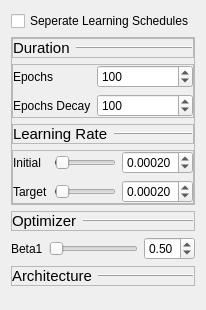
                         <widget class="QWidget" name="scrollAreaWidgetContents_6">
                          <property name="geometry">
                           <rect>
                            <x>0</x>
                            <y>0</y>
                            <width>191</width>
                            <height>310</height>
                           </rect>
                          </property>
                          <layout class="QVBoxLayout" name="verticalLayout_36">
                           <item>
                            <widget class="QCheckBox" name="separate_lr_schedules">
                             <property name="text">
                              <string>Seperate Learning Schedules</string>
                             </property>
                            </widget>
                           </item>
                           <item>
                            <widget class="QFrame" name="disc_schedule_box">
                             <property name="frameShape">
                              <enum>QFrame::StyledPanel</enum>
                             </property>
                             <property name="frameShadow">
                              <enum>QFrame::Raised</enum>
                             </property>
                             <layout class="QVBoxLayout" name="verticalLayout_38">
                              <property name="leftMargin">
                               <number>0</number>
                              </property>
                              <property name="topMargin">
                               <number>0</number>
                              </property>
                              <property name="rightMargin">
                               <number>0</number>
                              </property>
                              <property name="bottomMargin">
                               <number>0</number>
                              </property>
                              <item>
                               <widget class="QFrame" name="frame_42">
                                <property name="frameShape">
                                 <enum>QFrame::StyledPanel</enum>
                                </property>
                                <property name="frameShadow">
                                 <enum>QFrame::Raised</enum>
                                </property>
                                <layout class="QHBoxLayout" name="horizontalLayout_42">
                                 <property name="leftMargin">
                                  <number>0</number>
                                 </property>
                                 <property name="topMargin">
                                  <number>0</number>
                                 </property>
                                 <property name="rightMargin">
                                  <number>0</number>
                                 </property>
                                 <property name="bottomMargin">
                                  <number>0</number>
                                 </property>
                                 <item>
                                  <widget class="QLabel" name="label_61">
                                   <property name="sizePolicy">
                                    <sizepolicy hsizetype="Maximum" vsizetype="Preferred">
                                     <horstretch>0</horstretch>
                                     <verstretch>0</verstretch>
                                    </sizepolicy>
                                   </property>
                                   <property name="font">
                                    <font>
                                     <pointsize>11</pointsize>
                                    </font>
                                   </property>
                                   <property name="frameShape">
                                    <enum>QFrame::NoFrame</enum>
                                   </property>
                                   <property name="frameShadow">
                                    <enum>QFrame::Raised</enum>
                                   </property>
                                   <property name="text">
                                    <string>Duration</string>
                                   </property>
                                  </widget>
                                 </item>
                                 <item>
                                  <widget class="Line" name="line_15">
                                   <property name="frameShadow">
                                    <enum>QFrame::Raised</enum>
                                   </property>
                                   <property name="orientation">
                                    <enum>Qt::Horizontal</enum>
                                   </property>
                                  </widget>
                                 </item>
                                </layout>
                               </widget>
                              </item>
                              <item>
                               <widget class="QFrame" name="frame_23">
                                <property name="sizePolicy">
                                 <sizepolicy hsizetype="Preferred" vsizetype="Maximum">
                                  <horstretch>0</horstretch>
                                  <verstretch>0</verstretch>
                                 </sizepolicy>
                                </property>
                                <property name="frameShape">
                                 <enum>QFrame::StyledPanel</enum>
                                </property>
                                <property name="frameShadow">
                                 <enum>QFrame::Raised</enum>
                                </property>
                                <layout class="QFormLayout" name="formLayout_11">
                                 <property name="leftMargin">
                                  <number>0</number>
                                 </property>
                                 <property name="topMargin">
                                  <number>0</number>
                                 </property>
                                 <property name="rightMargin">
                                  <number>0</number>
                                 </property>
                                 <property name="bottomMargin">
                                  <number>0</number>
                                 </property>
                                 <item row="0" column="0">
                                  <widget class="QLabel" name="label_34">
                                   <property name="text">
                                    <string>Epochs</string>
                                   </property>
                                  </widget>
                                 </item>
                                 <item row="0" column="1">
                                  <widget class="QSpinBox" name="disc_epochs">
                                   <property name="minimum">
                                    <number>1</number>
                                   </property>
                                   <property name="maximum">
                                    <number>999999</number>
                                   </property>
                                   <property name="value">
                                    <number>100</number>
                                   </property>
                                  </widget>
                                 </item>
                                 <item row="1" column="0">
                                  <widget class="QLabel" name="label_35">
                                   <property name="text">
                                    <string>Epochs Decay</string>
                                   </property>
                                  </widget>
                                 </item>
                                 <item row="1" column="1">
                                  <widget class="QSpinBox" name="disc_epochs_decay">
                                   <property name="minimum">
                                    <number>1</number>
                                   </property>
                                   <property name="maximum">
                                    <number>999999</number>
                                   </property>
                                   <property name="value">
                                    <number>100</number>
                                   </property>
                                  </widget>
                                 </item>
                                </layout>
                               </widget>
                              </item>
                              <item>
                               <widget class="QFrame" name="frame_43">
                                <property name="frameShape">
                                 <enum>QFrame::StyledPanel</enum>
                                </property>
                                <property name="frameShadow">
                                 <enum>QFrame::Raised</enum>
                                </property>
                                <layout class="QHBoxLayout" name="horizontalLayout_43">
                                 <property name="leftMargin">
                                  <number>0</number>
                                 </property>
                                 <property name="topMargin">
                                  <number>0</number>
                                 </property>
                                 <property name="rightMargin">
                                  <number>0</number>
                                 </property>
                                 <property name="bottomMargin">
                                  <number>0</number>
                                 </property>
                                 <item>
                                  <widget class="QLabel" name="label_62">
                                   <property name="sizePolicy">
                                    <sizepolicy hsizetype="Maximum" vsizetype="Preferred">
                                     <horstretch>0</horstretch>
                                     <verstretch>0</verstretch>
                                    </sizepolicy>
                                   </property>
                                   <property name="font">
                                    <font>
                                     <pointsize>11</pointsize>
                                    </font>
                                   </property>
                                   <property name="frameShape">
                                    <enum>QFrame::NoFrame</enum>
                                   </property>
                                   <property name="frameShadow">
                                    <enum>QFrame::Raised</enum>
                                   </property>
                                   <property name="text">
                                    <string>Learning Rate</string>
                                   </property>
                                  </widget>
                                 </item>
                                 <item>
                                  <widget class="Line" name="line_16">
                                   <property name="frameShadow">
                                    <enum>QFrame::Raised</enum>
                                   </property>
                                   <property name="orientation">
                                    <enum>Qt::Horizontal</enum>
                                   </property>
                                  </widget>
                                 </item>
                                </layout>
                               </widget>
                              </item>
                              <item>
                               <widget class="QFrame" name="frame_46">
                                <property name="frameShape">
                                 <enum>QFrame::StyledPanel</enum>
                                </property>
                                <property name="frameShadow">
                                 <enum>QFrame::Raised</enum>
                                </property>
                                <layout class="QFormLayout" name="formLayout_10">
                                 <property name="leftMargin">
                                  <number>0</number>
                                 </property>
                                 <property name="topMargin">
                                  <number>0</number>
                                 </property>
                                 <property name="rightMargin">
                                  <number>0</number>
                                 </property>
                                 <property name="bottomMargin">
                                  <number>0</number>
                                 </property>
                                 <item row="0" column="0">
                                  <widget class="QLabel" name="label_12">
                                   <property name="text">
                                    <string>Initial</string>
                                   </property>
                                  </widget>
                                 </item>
                                 <item row="1" column="0">
                                  <widget class="QLabel" name="label_36">
                                   <property name="text">
                                    <string>Target</string>
                                   </property>
                                  </widget>
                                 </item>
                                 <item row="0" column="1">
                                  <layout class="QHBoxLayout" name="horizontalLayout_24">
                                   <item>
                                    <widget class="QSlider" name="disc_lr_initial_slider">
                                     <property name="maximum">
                                      <number>100</number>
                                     </property>
                                     <property name="value">
                                      <number>2</number>
                                     </property>
                                     <property name="orientation">
                                      <enum>Qt::Horizontal</enum>
                                     </property>
                                    </widget>
                                   </item>
                                   <item>
                                    <widget class="QDoubleSpinBox" name="disc_lr_initial">
                                     <property name="decimals">
                                      <number>5</number>
                                     </property>
                                     <property name="minimum">
                                      <double>0.000000000000000</double>
                                     </property>
                                     <property name="maximum">
                                      <double>0.100000000000000</double>
                                     </property>
                                     <property name="singleStep">
                                      <double>0.000100000000000</double>
                                     </property>
                                     <property name="value">
                                      <double>0.000200000000000</double>
                                     </property>
                                    </widget>
                                   </item>
                                  </layout>
                                 </item>
                                 <item row="1" column="1">
                                  <layout class="QHBoxLayout" name="horizontalLayout_25">
                                   <item>
                                    <widget class="QSlider" name="disc_lr_target_slider">
                                     <property name="maximum">
                                      <number>100</number>
                                     </property>
                                     <property name="value">
                                      <number>2</number>
                                     </property>
                                     <property name="orientation">
                                      <enum>Qt::Horizontal</enum>
                                     </property>
                                    </widget>
                                   </item>
                                   <item>
                                    <widget class="QDoubleSpinBox" name="disc_lr_target">
                                     <property name="decimals">
                                      <number>5</number>
                                     </property>
                                     <property name="minimum">
                                      <double>0.000000000000000</double>
                                     </property>
                                     <property name="maximum">
                                      <double>0.100000000000000</double>
                                     </property>
                                     <property name="singleStep">
                                      <double>0.000100000000000</double>
                                     </property>
                                     <property name="value">
                                      <double>0.000200000000000</double>
                                     </property>
                                    </widget>
                                   </item>
                                  </layout>
                                 </item>
                                </layout>
                               </widget>
                              </item>
                             </layout>
                            </widget>
                           </item>
                           <item>
                            <widget class="QFrame" name="frame_44">
                             <property name="frameShape">
                              <enum>QFrame::StyledPanel</enum>
                             </property>
                             <property name="frameShadow">
                              <enum>QFrame::Raised</enum>
                             </property>
                             <layout class="QHBoxLayout" name="horizontalLayout_44">
                              <property name="leftMargin">
                               <number>0</number>
                              </property>
                              <property name="topMargin">
                               <number>0</number>
                              </property>
                              <property name="rightMargin">
                               <number>0</number>
                              </property>
                              <property name="bottomMargin">
                               <number>0</number>
                              </property>
                              <item>
                               <widget class="QLabel" name="label_63">
                                <property name="sizePolicy">
                                 <sizepolicy hsizetype="Maximum" vsizetype="Preferred">
                                  <horstretch>0</horstretch>
                                  <verstretch>0</verstretch>
                                 </sizepolicy>
                                </property>
                                <property name="font">
                                 <font>
                                  <pointsize>11</pointsize>
                                 </font>
                                </property>
                                <property name="frameShape">
                                 <enum>QFrame::NoFrame</enum>
                                </property>
                                <property name="frameShadow">
                                 <enum>QFrame::Raised</enum>
                                </property>
                                <property name="text">
                                 <string>Optimizer</string>
                                </property>
                               </widget>
                              </item>
                              <item>
                               <widget class="Line" name="line_17">
                                <property name="frameShadow">
                                 <enum>QFrame::Raised</enum>
                                </property>
                                <property name="orientation">
                                 <enum>Qt::Horizontal</enum>
                                </property>
                               </widget>
                              </item>
                             </layout>
                            </widget>
                           </item>
                           <item>
                            <layout class="QFormLayout" name="formLayout_14">
                             <item row="0" column="0">
                              <widget class="QLabel" name="label_15">
                               <property name="text">
                                <string>Beta1</string>
                               </property>
                              </widget>
                             </item>
                             <item row="0" column="1">
                              <layout class="QHBoxLayout" name="horizontalLayout_26">
                               <item>
                                <widget class="QSlider" name="disc_optim_beta1_slider">
                                 <property name="maximum">
                                  <number>250</number>
                                 </property>
                                 <property name="orientation">
                                  <enum>Qt::Horizontal</enum>
                                 </property>
                                </widget>
                               </item>
                               <item>
                                <widget class="QDoubleSpinBox" name="disc_optim_beta1">
                                 <property name="maximum">
                                  <double>2.500000000000000</double>
                                 </property>
                                 <property name="singleStep">
                                  <double>0.100000000000000</double>
                                 </property>
                                 <property name="value">
                                  <double>0.500000000000000</double>
                                 </property>
                                </widget>
                               </item>
                              </layout>
                             </item>
                            </layout>
                           </item>
                           <item>
                            <widget class="QFrame" name="frame_45">
                             <property name="frameShape">
                              <enum>QFrame::StyledPanel</enum>
                             </property>
                             <property name="frameShadow">
                              <enum>QFrame::Raised</enum>
                             </property>
                             <layout class="QHBoxLayout" name="horizontalLayout_45">
                              <property name="leftMargin">
                               <number>0</number>
                              </property>
                              <property name="topMargin">
                               <number>0</number>
                              </property>
                              <property name="rightMargin">
                               <number>0</number>
                              </property>
                              <property name="bottomMargin">
                               <number>0</number>
                              </property>
                              <item>
                               <widget class="QLabel" name="label_64">
                                <property name="sizePolicy">
                                 <sizepolicy hsizetype="Maximum" vsizetype="Preferred">
                                  <horstretch>0</horstretch>
                                  <verstretch>0</verstretch>
                                 </sizepolicy>
                                </property>
                                <property name="font">
                                 <font>
                                  <pointsize>11</pointsize>
                                 </font>
                                </property>
                                <property name="frameShape">
                                 <enum>QFrame::NoFrame</enum>
                                </property>
                                <property name="frameShadow">
                                 <enum>QFrame::Raised</enum>
                                </property>
                                <property name="text">
                                 <string>Architecture</string>
                                </property>
                               </widget>
                              </item>
                              <item>
                               <widget class="Line" name="line_18">
                                <property name="frameShadow">
                                 <enum>QFrame::Raised</enum>
                                </property>
                                <property name="orientation">
                                 <enum>Qt::Horizontal</enum>
                                </property>
                               </widget>
                              </item>
                             </layout>
                            </widget>
                           </item>
                           <item>
                            <spacer name="verticalSpacer_4">
                             <property name="orientation">
                              <enum>Qt::Vertical</enum>
                             </property>
                             <property name="sizeHint" stdset="0">
                              <size>
                               <width>20</width>
                               <height>40</height>
                              </size>
                             </property>
                            </spacer>
                           </item>
                          </layout>
                         </widget>
